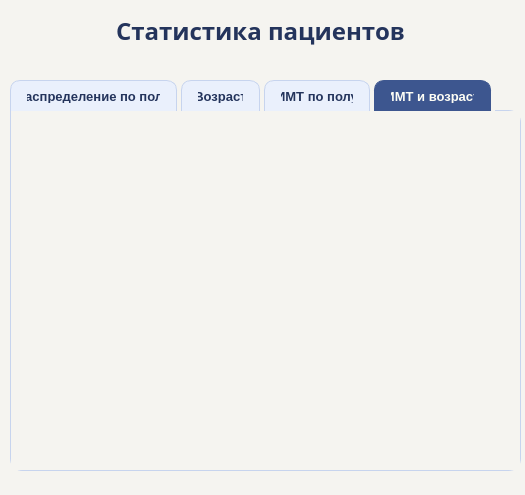
<?xml version="1.0" encoding="UTF-8"?>
<ui version="4.0">
 <class>Dialog</class>
 <widget class="QDialog" name="Dialog">
  <property name="geometry">
   <rect>
    <x>0</x>
    <y>0</y>
    <width>525</width>
    <height>495</height>
   </rect>
  </property>
  <property name="windowTitle">
   <string>Dialog</string>
  </property>
  <property name="styleSheet">
   <string notr="true">background-color: #F5F4F0;</string>
  </property>
  <widget class="QLabel" name="label_title">
   <property name="geometry">
    <rect>
     <x>0</x>
     <y>10</y>
     <width>521</width>
     <height>41</height>
    </rect>
   </property>
   <property name="font">
    <font>
     <family>Futura</family>
     <pointsize>18</pointsize>
     <bold>true</bold>
    </font>
   </property>
   <property name="styleSheet">
    <string notr="true">color: #24345C;</string>
   </property>
   <property name="text">
    <string>Статистика пациентов</string>
   </property>
   <property name="alignment">
    <set>Qt::AlignmentFlag::AlignCenter</set>
   </property>
   <property name="wordWrap">
    <bool>true</bool>
   </property>
  </widget>
  <widget class="QTabWidget" name="tab_3">
   <property name="geometry">
    <rect>
     <x>10</x>
     <y>80</y>
     <width>511</width>
     <height>391</height>
    </rect>
   </property>
   <property name="styleSheet">
    <string notr="true">QTabWidget::pane {
    background-color: #FDFDF5;
    border: 1px solid #C7D4EE;
    border-radius: 12px;
    border-top-left-radius: 0px;
    top: -1px;
}

QTabBar::tab {
    background-color: #EAF0FC;
    color: #24345C;
    border: 1px solid #C7D4EE;
    border-bottom: none;
    border-top-left-radius: 10px;
    border-top-right-radius: 10px;
    padding: 8px 16px;
    margin-right: 4px;
    font-size: 13px;
    font-weight: 600;
}

QTabBar::tab:hover {
    background-color: #9FBAF1;
    color: #162340;
    border-color: #86A7EC;
}

QTabBar::tab:pressed {
    background-color: #7EA0EA;
    color: #14203A;
}

QTabBar::tab:selected {
    background-color: #3D568F;
    color: #FDFDF5;
    border-color: #3D568F;
}</string>
   </property>
   <property name="currentIndex">
    <number>3</number>
   </property>
   <widget class="QWidget" name="chart_gender">
    <attribute name="title">
     <string>Распределение по полу</string>
    </attribute>
   </widget>
   <widget class="QWidget" name="chart_age">
    <attribute name="title">
     <string>Возраст</string>
    </attribute>
   </widget>
   <widget class="QWidget" name="chart_bmi_gender">
    <attribute name="title">
     <string>ИМТ по полу</string>
    </attribute>
   </widget>
   <widget class="QWidget" name="chart_bmi_age">
    <attribute name="title">
     <string>ИМТ и возраст</string>
    </attribute>
   </widget>
  </widget>
 </widget>
 <resources/>
 <connections/>
</ui>
